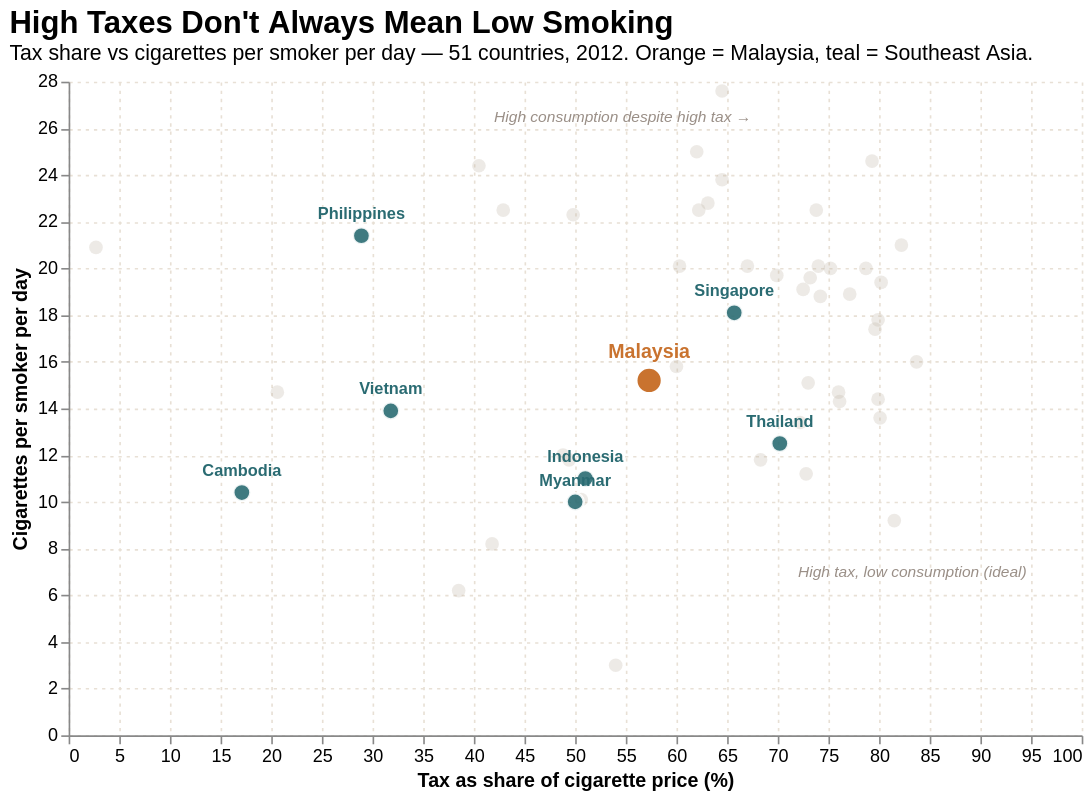

Vega-Lite specification for this chart:
### Vega-Lite specification from a JSON file in a GitHub repository (floating-point values rounded to 4 significant figures)
{"$schema": "https://vega.github.io/schema/vega-lite/v5.json", "width": 620, "height": 400, "title": {"text": "High Taxes Don't Always Mean Low Smoking", "subtitle": "Tax share vs cigarettes per smoker per day — 51 countries, 2012. Orange = Malaysia, teal = Southeast Asia.", "anchor": "start", "fontSize": 19, "subtitleFontSize": 13}, "data": {"values": [{"country": "Indonesia", "tax": 51.0, "consumption": 11.0, "group": "Southeast Asia"}, {"country": "Greece", "tax": 82.2, "consumption": 21.0, "group": "Other countries"}, {"country": "Austria", "tax": 74.2, "consumption": 18.8, "group": "Other countries"}, {"country": "Romania", "tax": 73.2, "consumption": 19.6, "group": "Other countries"}, {"country": "Argentina", "tax": 69.9, "consumption": 19.7, "group": "Other countries"}, {"country": "Israel", "tax": 77.1, "consumption": 18.9, "group": "Other countries"}, {"country": "Sweden", "tax": 73.8, "consumption": 22.5, "group": "Other countries"}, {"country": "Switzerland", "tax": 62.2, "consumption": 22.5, "group": "Other countries"}, {"country": "Norway", "tax": 72.8, "consumption": 11.2, "group": "Other countries"}, {"country": "Turkey", "tax": 80.2, "consumption": 19.4, "group": "Other countries"}, {"country": "China", "tax": 49.8, "consumption": 22.3, "group": "Other countries"}, {"country": "Portugal", "tax": 76.0, "consumption": 14.7, "group": "Other countries"}, {"country": "Bangladesh", "tax": 54.0, "consumption": 3.0, "group": "Other countries"}, {"country": "United Kingdom", "tax": 80.1, "consumption": 13.6, "group": "Other countries"}, {"country": "Russia", "tax": 40.5, "consumption": 24.4, "group": "Other countries"}, {"country": "Belgium", "tax": 76.1, "consumption": 14.3, "group": "Other countries"}, {"country": "Singapore", "tax": 65.7, "consumption": 18.1, "group": "Southeast Asia"}, {"country": "Germany", "tax": 73.0, "consumption": 15.1, "group": "Other countries"}, {"country": "South Korea", "tax": 62.0, "consumption": 25.0, "group": "Other countries"}, {"country": "India", "tax": 41.8, "consumption": 8.2, "group": "Other countries"}, {"country": "Poland", "tax": 79.6, "consumption": 17.4, "group": "Other countries"}, {"country": "Cambodia", "tax": 17.1, "consumption": 10.4, "group": "Southeast Asia"}, {"country": "Australia", "tax": 60.3, "consumption": 20.1, "group": "Other countries"}, {"country": "Italy", "tax": 75.2, "consumption": 20.0, "group": "Other countries"}, {"country": "Malaysia", "tax": 57.3, "consumption": 15.2, "group": "Malaysia"}, {"country": "Hungary", "tax": 83.7, "consumption": 16.0, "group": "Other countries"}, {"country": "Finland", "tax": 79.9, "consumption": 17.8, "group": "Other countries"}, {"country": "Myanmar", "tax": 50.0, "consumption": 10.0, "group": "Southeast Asia"}, {"country": "Pakistan", "tax": 60.0, "consumption": 15.8, "group": "Other countries"}, {"country": "South Africa", "tax": 49.4, "consumption": 11.8, "group": "Other countries"}, {"country": "Colombia", "tax": 50.6, "consumption": 10.1, "group": "Other countries"}, {"country": "Iran", "tax": 2.7, "consumption": 20.9, "group": "Other countries"}, {"country": "Egypt", "tax": 72.5, "consumption": 19.1, "group": "Other countries"}, {"country": "Vietnam", "tax": 31.8, "consumption": 13.9, "group": "Southeast Asia"}, {"country": "Denmark", "tax": 79.3, "consumption": 24.6, "group": "Other countries"}, {"country": "United States", "tax": 42.9, "consumption": 22.5, "group": "Other countries"}, {"country": "Thailand", "tax": 70.2, "consumption": 12.5, "group": "Southeast Asia"}, {"country": "Philippines", "tax": 28.9, "consumption": 21.4, "group": "Southeast Asia"}, {"country": "Kenya", "tax": 48.8, "consumption": 12.0, "group": "Other countries"}, {"country": "Ethiopia", "tax": 38.5, "consumption": 6.2, "group": "Other countries"}, {"country": "Mexico", "tax": 68.3, "consumption": 11.8, "group": "Other countries"}, {"country": "France", "tax": 79.9, "consumption": 14.4, "group": "Other countries"}, {"country": "Ukraine", "tax": 67.0, "consumption": 20.1, "group": "Other countries"}, {"country": "Japan", "tax": 64.5, "consumption": 23.8, "group": "Other countries"}, {"country": "Canada", "tax": 64.5, "consumption": 27.6, "group": "Other countries"}, {"country": "New Zealand", "tax": 74.0, "consumption": 20.1, "group": "Other countries"}, {"country": "Spain", "tax": 78.7, "consumption": 20.0, "group": "Other countries"}, {"country": "Netherlands", "tax": 72.2, "consumption": 13.4, "group": "Other countries"}, {"country": "Chile", "tax": 81.5, "consumption": 9.2, "group": "Other countries"}, {"country": "Nigeria", "tax": 20.6, "consumption": 14.7, "group": "Other countries"}, {"country": "Brazil", "tax": 63.1, "consumption": 22.8, "group": "Other countries"}]}, "layer": [{"transform": [{"filter": "datum.group === 'Other countries'"}], "mark": {"type": "circle", "opacity": 0.3, "size": 70}, "encoding": {"x": {"field": "tax", "type": "quantitative", "title": "Tax as share of cigarette price (%)", "scale": {"domain": [0, 100]}, "axis": {"labelFontSize": 11, "titleFontSize": 12, "grid": true, "gridColor": "#E8E0D5", "gridDash": [2, 3]}}, "y": {"field": "consumption", "type": "quantitative", "title": "Cigarettes per smoker per day", "scale": {"domain": [0, 28]}, "axis": {"labelFontSize": 11, "titleFontSize": 12, "gridColor": "#E8E0D5", "gridDash": [2, 3]}}, "color": {"value": "#C4B8AC"}, "tooltip": [{"field": "country", "title": "Country"}, {"field": "tax", "title": "Tax share (%)", "format": ".1f"}, {"field": "consumption", "title": "Cigarettes/day", "format": ".1f"}]}}, {"transform": [{"filter": "datum.group === 'Southeast Asia'"}], "mark": {"type": "circle", "opacity": 0.9, "size": 110, "stroke": "white", "strokeWidth": 1.5}, "encoding": {"x": {"field": "tax", "type": "quantitative"}, "y": {"field": "consumption", "type": "quantitative"}, "color": {"value": "#2A6B72"}, "tooltip": [{"field": "country", "title": "Country"}, {"field": "tax", "title": "Tax share (%)", "format": ".1f"}, {"field": "consumption", "title": "Cigarettes/day", "format": ".1f"}]}}, {"transform": [{"filter": "datum.group === 'Southeast Asia'"}], "mark": {"type": "text", "dy": -13, "fontSize": 10, "fontWeight": "600", "color": "#2A6B72"}, "encoding": {"x": {"field": "tax", "type": "quantitative"}, "y": {"field": "consumption", "type": "quantitative"}, "text": {"field": "country"}}}, {"transform": [{"filter": "datum.group === 'Malaysia'"}], "mark": {"type": "circle", "size": 280, "opacity": 1, "stroke": "white", "strokeWidth": 2.5}, "encoding": {"x": {"field": "tax", "type": "quantitative"}, "y": {"field": "consumption", "type": "quantitative"}, "color": {"value": "#C9732F"}, "tooltip": [{"field": "country", "title": "Country"}, {"field": "tax", "title": "Tax share (%)", "format": ".1f"}, {"field": "consumption", "title": "Cigarettes/day", "format": ".1f"}]}}, {"transform": [{"filter": "datum.group === 'Malaysia'"}], "mark": {"type": "text", "dy": -18, "fontSize": 12, "fontWeight": "bold", "color": "#C9732F"}, "encoding": {"x": {"field": "tax", "type": "quantitative"}, "y": {"field": "consumption", "type": "quantitative"}, "text": {"value": "Malaysia"}}}, {"data": {"values": [{"tax": 42, "consumption": 26.5, "note": "High consumption despite high tax →"}, {"tax": 72, "consumption": 7, "note": "High tax, low consumption (ideal)"}]}, "mark": {"type": "text", "fontSize": 9.5, "fontStyle": "italic", "color": "#9A8F87", "align": "left"}, "encoding": {"x": {"field": "tax", "type": "quantitative"}, "y": {"field": "consumption", "type": "quantitative"}, "text": {"field": "note"}}}], "config": {"background": "white", "view": {"stroke": "transparent"}}}
